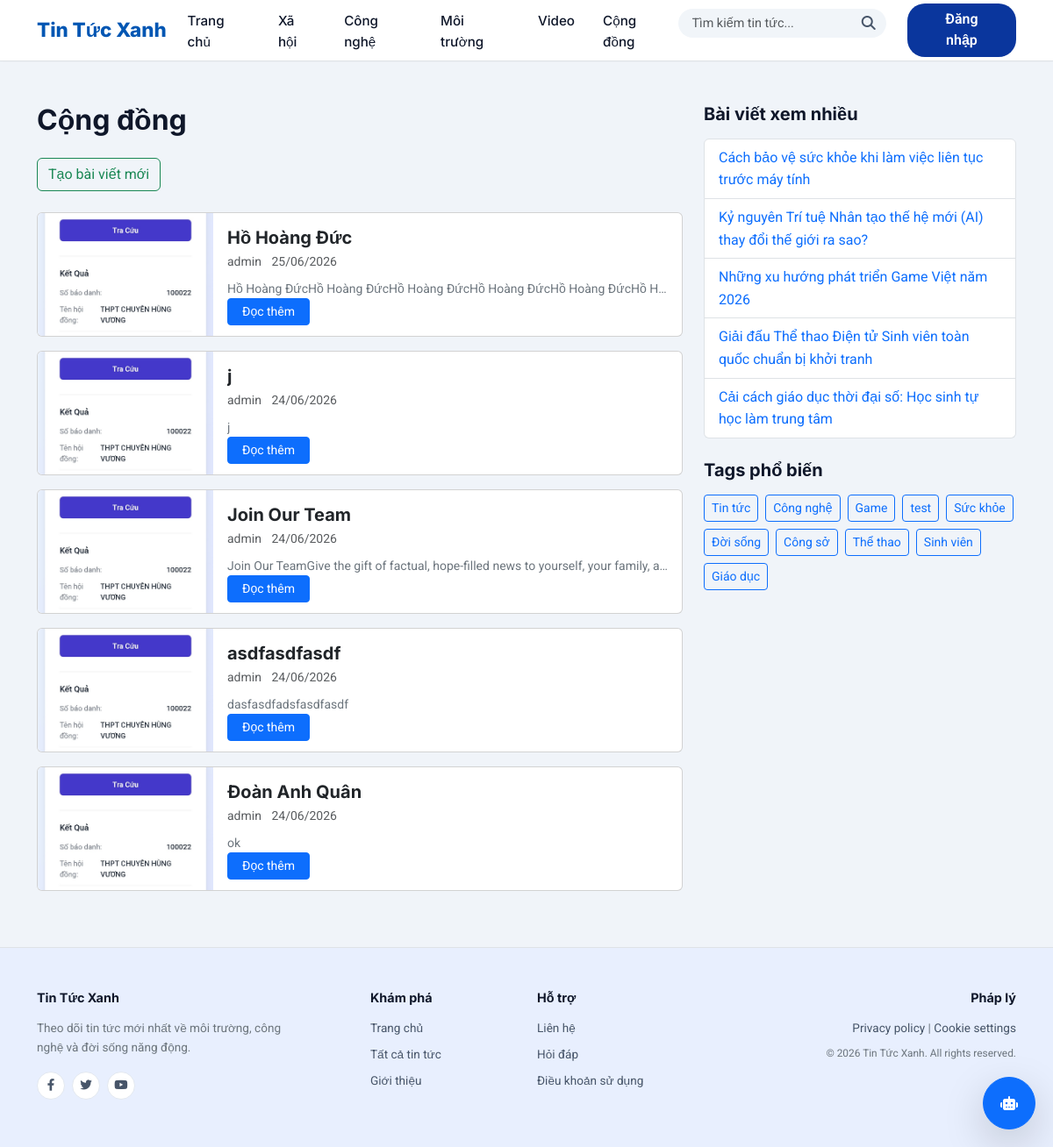
/community/, run on the app's committed database.
### news/models.py (models this page shows, shortened)
class Blog(models.Model):
    title = models.CharField(max_length=200, verbose_name="Tiêu đề")
    slug = models.SlugField(unique=True, blank=True, max_length=250)
    thumbnail = models.ImageField(upload_to='blog_thumbnails/', verbose_name="Ảnh đại diện")
    content = CKEditor5Field('Nội dung', config_name='extends', blank=True, null=True)
    author = models.ForeignKey(User, on_delete=models.CASCADE, verbose_name="Tác giả")
    created_at = models.DateTimeField(auto_now_add=True, verbose_name="Ngày tạo")
    updated_at = models.DateTimeField(auto_now=True, verbose_name="Ngày cập nhật")
    class Meta:
        ordering = ['-created_at']

class Article(models.Model):
    title = models.CharField(max_length=200, verbose_name="Tiêu đề")
    slug = models.SlugField(unique=True, blank=True, max_length=250)
    thumbnail = models.ImageField(upload_to='thumbnails/', verbose_name="Ảnh đại diện")
    content = models.TextField(verbose_name="Nội dung")
    author = models.ForeignKey(User, on_delete=models.CASCADE, verbose_name="Tác giả")
    tags = models.CharField(max_length=200, help_text="Phân tách các tag bằng dấu phẩy (ví dụ: Công nghệ, AI, Game)")
    views = models.PositiveIntegerField(default=0, verbose_name="Lượt xem")
    is_featured = models.BooleanField(default=False, verbose_name="Tin nổi bật")
    created_at = models.DateTimeField(auto_now_add=True, verbose_name="Ngày tạo")
    updated_at = models.DateTimeField(auto_now=True, verbose_name="Ngày cập nhật")
    likes = models.ManyToManyField(User, related_name='liked_articles', blank=True, verbose_name="Lượt thích")
    saves = models.ManyToManyField(User, related_name='saved_articles', blank=True, verbose_name="Đã lưu")
    class Meta:
        ordering = ['-created_at']
    @property
    def tag_list(self):
        return [tag.strip() for tag in self.tags.split(',') if tag.strip()]

### news/views.py (the view)
# urls.py: path('community/', views.blog_list, name='blog_list'),
def blog_list(request):
    blogs = Blog.objects.all()
    most_viewed = Article.objects.order_by('-views')[:5]
    popular_tags = get_popular_tags()
    sort = None
    if request.user.is_authenticated:
        if request.GET.get('user') == str(request.user.id):
            user_id = request.user.id
            blogs = blogs.filter(author__id=user_id)
            sort = 'user'
    context = {
        'blogs': blogs,
        'most_viewed': most_viewed,
        'popular_tags': popular_tags,
        'sort': sort,
    }
    return render(request, 'blog/blog_list.html', context)

### news/views.py (called while the page is built)
def get_popular_tags():
    all_articles = Article.objects.all()
    tag_counts = {}
    for art in all_articles:
        for tag in art.tag_list:
            tag_counts[tag] = tag_counts.get(tag, 0) + 1
    sorted_tags = sorted(tag_counts.items(), key=lambda x: x[1], reverse=True)
    return [t[0] for t in sorted_tags[:10]]

### templates/blog/blog_list.html (shortened to what this page needs)
{% extends 'base.html' %}
{% load static %}
{% block content %}
<div class="container my-4">
    <div class="row g-4">
        <div class="col-lg-8">
            <h2 class="mb-4">Cộng đồng</h2>
            <a class="btn btn-outline-success mb-4" href="{% url 'blog_create' %}">Tạo bài viết mới</a>
            {% for blog in blogs %}
            <div class="card mb-3 overflow-hidden" style="max-height: 142px;"> <div class="row g-0 h-100">
                    <div class="d-none d-sm-block" style="width: 200px; height: 140px; flex-shrink: 0;">
                        <img src="{{ blog.thumbnail.url }}" alt="Ảnh đại diện" class="w-100 h-100" style="object-fit: cover;">
                    </div>
                    <div class="col d-flex flex-column justify-content-between p-3" style="min-width: 0;">
                        <div>
                            <h5 class="card-title mb-1 text-truncate">
                                <a href="{% url 'blog_detail' blog.slug %}" class="text-decoration-none text-dark">{{ blog.title }}</a>
                            </h5>
                            <p class="text-muted small mb-2">
                                <span class="me-2"> {{ blog.author.username|default:blog.author }}</span>
                                <span> {{ blog.created_at|date:"d/m/Y" }}</span>
                            </p>
                            <p class="card-text text-secondary small text-truncate" style="max-width: 100%;">
                                {{ blog.excerpt|default:blog.content|striptags|truncatewords:20 }}
                            </p>
                        </div>
                        <div class="d-flex gap-2">
                            <a href="{% url 'blog_detail' blog.slug %}" class="btn btn-primary btn-sm px-3">Đọc thêm</a>
                        </div>
                    </div>
                </div>
            </div>
            {% endfor %}
        </div>
        <div class="col-lg-4">
            <div class="mb-4">
                <h5 class="mb-3">Bài viết xem nhiều</h5>
                <ul class="list-group">
                    {% for article in most_viewed %}
                    <li class="list-group-item">
                        <a href="{% url 'article_detail' slug=article.slug %}" class="text-decoration-none">{{ article.title }}</a>
                    </li>
                    {% endfor %}
                </ul>
            </div>
            <div>
                <h5 class="mb-3">Tags phổ biến</h5>
                <div class="d-flex flex-wrap gap-2">
                    {% for tag in popular_tags %}
                    <a href="{% url 'article_list' %}?tag={{ tag.name }}" class="btn btn-outline-primary btn-sm">{{ tag }}</a>
                    {% endfor %}
                </div>
            </div>
        </div>
    </div>
</div>
{% endblock %}

### static/css/style.css (style rules this page uses)
:root { --primary-color: #0033A0; --primary-hover: #002280; --secondary-color: #E8F0FE; --accent-color: #F97316; --accent-hover: #EA580C; --text-dark: #0F172A; --text-muted: #475569; --bg-light: #F1F5F9; --card-shadow: 0 1px 3px rgba(0,0,0,0.05), 0 1px 2px rgba(0,0,0,0.1); --font-heading: 'Inter', sans-serif; --font-body: 'Roboto', sans-serif; }
body { font-family: var(--font-body); background-color: #F0F4F9; color: var(--text-dark); line-height: 1.6; }
h1, h2, h3, h4, h5, h6 { font-family: var(--font-heading); font-weight: 700; color: var(--text-dark); }

### data on the page
Blog: thumbnail (picture), title "Hồ Hoàng Đức", author.username "admin", created_at "25/06/2026", excerpt "Hồ Hoàng ĐứcHồ Hoàng ĐứcHồ Hoàng ĐứcHồ Hoàng ĐứcHồ Hoàng ĐứcHồ H…"
Blog: thumbnail (picture), title "j", author.username "admin", created_at "24/06/2026", excerpt "j"
Blog: thumbnail (picture), title "Join Our Team", author.username "admin", created_at "24/06/2026", excerpt "Join Our TeamGive the gift of factual, hope-filled news to yourself, your family, a…"
Blog: thumbnail (picture), title "asdfasdfasdf", author.username "admin", created_at "24/06/2026", excerpt "dasfasdfadsfasdfasdf"
Blog: thumbnail (picture), title "Đoàn Anh Quân", author.username "admin", created_at "24/06/2026", excerpt "ok"
Article: title "Cách bảo vệ sức khỏe khi làm việc liên tục trước máy tính"
Article: title "Kỷ nguyên Trí tuệ Nhân tạo thế hệ mới (AI) thay đổi thế giới ra sao?"
Article: title "Những xu hướng phát triển Game Việt năm 2026"
Article: title "Giải đấu Thể thao Điện tử Sinh viên toàn quốc chuẩn bị khởi tranh"
Article: title "Cải cách giáo dục thời đại số: Học sinh tự học làm trung tâm"
Article: popular_tags "Tin tức"
Article: popular_tags "test"

### other printed values
{{ tag }} "Công nghệ" "Game" "Sức khỏe" "Đời sống" "Công sở" "Thể thao" "Sinh viên" "Giáo dục"
